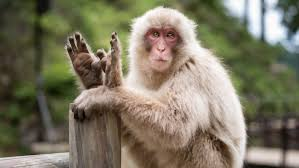
#> input picture WEEK-4/monkey.jpeg, 299 x 168 px, given in place of monkey.jpg, which was not available
$ jupyter execute surf.ipynb
#> lines starting #> are read from the running program, lines starting #| are printed output that depends on the picture; pictures that were not available may be replaced by others from this repository, and a replacement may not be noted
[cell 1]
import cv2 as cv

# Read the image
image = cv.imread("monkey.jpg")
#> image is the input picture: shape (168, 299, 3); mean B, G, R 98.7, 119.4, 125.4

# Convert to grayscale image
gray_scale = cv.cvtColor(image, cv.COLOR_BGR2GRAY)
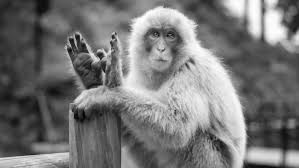
#> gray_scale: shape (168, 299); min 2, max 255, mean 118.8

# Initialize SIFT object
sift = cv.xfeatures2d.SIFT_create()

# Detect keypoints
keypoints, descriptors = sift.detectAndCompute(gray_scale, None)
#> keypoints = 271 keypoints; strongest (x, y, size): (100, 55, 4), (113, 37, 2.3), (77, 37, 2.9), (85, 98, 13.3)

# Draw keypoints
sift_image = cv.drawKeypoints(image, keypoints, None)
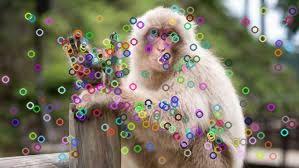
#> sift_image: shape (168, 299, 3); mean B, G, R 101.8, 120.3, 125.4

# Display the image with keypoints
cv.imshow("SIFT Keypoints", sift_image)

# Wait for a key press and then close the window
cv.waitKey(0)
cv.destroyAllWindows()

[cell 2]
import cv2 as cv
from skimage import io

image = cv.imread("monkey.jpg")

# Convert to grayscale image
gray_scale = cv.cvtColor(image, cv.COLOR_BGR2GRAY)

# Initialize SIFT object
sift = cv.xfeatures2d.SIFT_create()

# Detect keypoints
keypoints, descriptors = sift.detectAndCompute(gray_scale, None)

# Draw keypoints
sift_image = cv.drawKeypoints(image, keypoints, None)
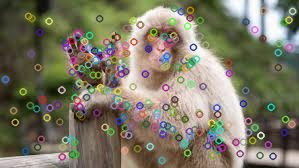
#> sift_image: shape (168, 299, 3); mean B, G, R 100.9, 120.3, 124.3

# Show the image
cv.imshow("SIFT Keypoints", sift_image)
cv.waitKey(0)
